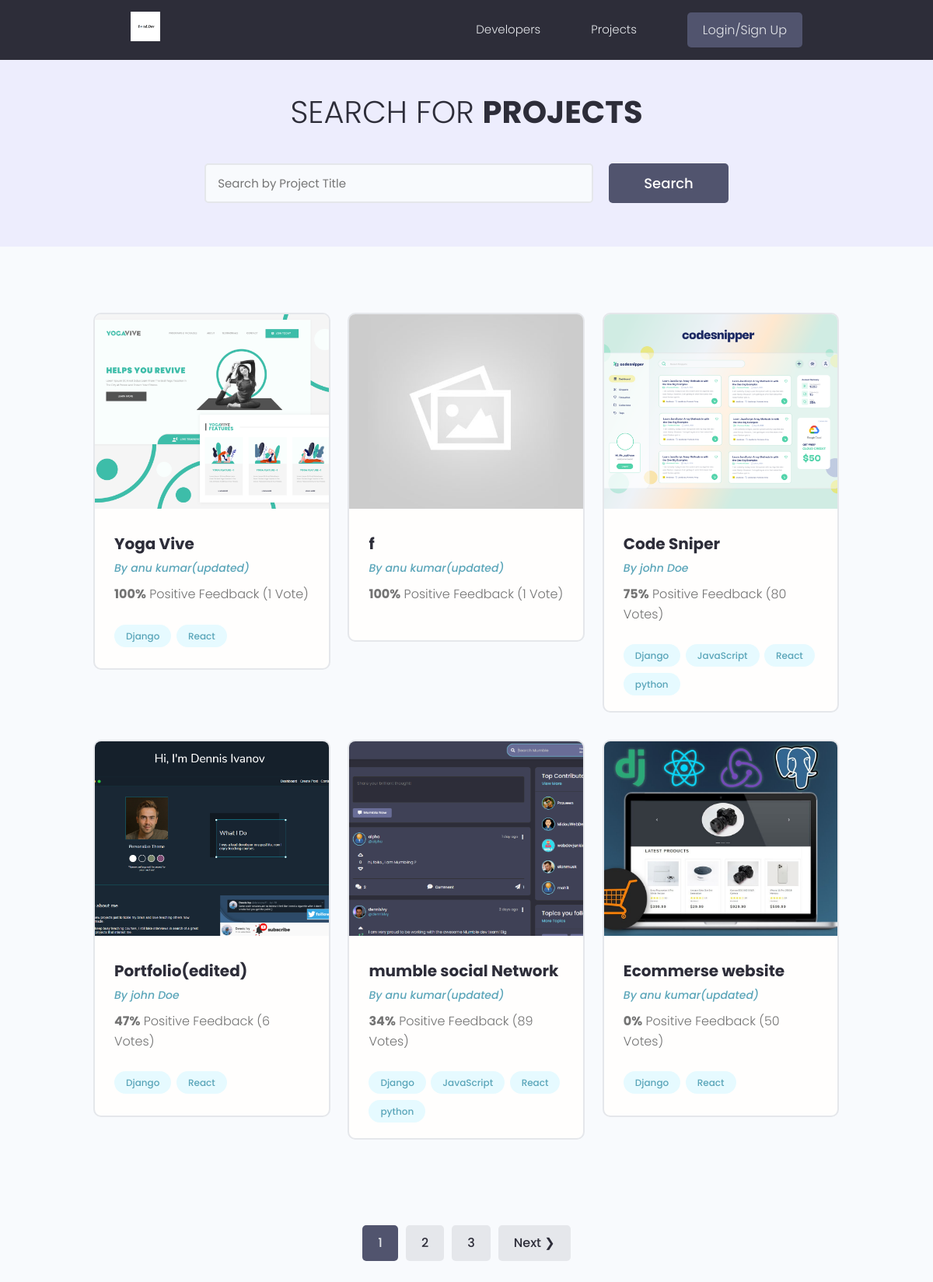
/projects/, run on the app's committed database.
### projects/models.py (models this page shows, shortened)
class Project(models.Model):
    owner =models.ForeignKey(Profiles, null=True , blank= True , on_delete=models.SET_NULL)
    title = models.CharField(max_length=200)
    description = models.TextField(null=True,blank=True)
    featured_image=models.ImageField(null=True,blank=True,default='default.jpg')
    demo_link = models.CharField(max_length=2000 , null=True , blank=True)
    source_link = models.CharField(max_length=2000,null=True,blank=True)
    tags=models.ManyToManyField('Tag',blank=True)
    vote_total = models.IntegerField(default=0 ,null= True,blank=True)
    vote_ratio = models.IntegerField(default=0 ,null= True,blank=True)
    created = models.DateTimeField(auto_now_add=True)
    id = models.UUIDField(default=uuid.uuid4,unique=True,primary_key=True,editable=False)
    class Meta:
        ordering=['-vote_ratio','-vote_total','title']

class Tag(models.Model):
    name= models.CharField(max_length=200)
    created = models.DateTimeField(auto_now_add=True)
    id = models.UUIDField(default=uuid.uuid4,unique=True,
                          primary_key=True,editable=False)
    def __str__(self):
        return self.name

### users/models.py (models this page shows, shortened)
class Profiles(models.Model):
    user = models.OneToOneField(User , on_delete = models.CASCADE ,null= True , blank=True)
    name = models.CharField(max_length=200 , blank=True ,null=True)
    email = models.EmailField(max_length=500 ,blank=True, null=True)
    username = models.CharField(max_length=200 , blank=True ,null=True)
    location = models.CharField(max_length=200 , blank=True ,null=True)
    short_intro = models.CharField(max_length=200 , blank=True ,null=True)
    bio = models.TextField(blank=True, null=True)
    profile_image = models.ImageField(null=True, blank =True ,upload_to ='profiles/',default='profiles/user-default.png')
    social_github = models.CharField(max_length=200,blank=True,null=True)
    social_twitter = models.CharField(max_length=200,blank=True,null=True)
    social_linkdin = models.CharField(max_length=200,blank=True,null=True)
    social_youtube = models.CharField(max_length=200,blank=True,null=True)
    social_website = models.CharField(max_length=200,blank=True,null=True)
    created = models.DateTimeField(auto_now_add=True)
    id = models.UUIDField(default=uuid.uuid4,unique=True,primary_key=True,editable=False)

### projects/views.py (the view)
# urls.py: path('projects/',include('projects.urls')),
def projects(request):
    projects ,search_query = searchProjects(request)
    custom_range , projects = paginateProjects(request,projects,6)
    context ={'projects':projects , 'search_query':search_query,'custom_range':custom_range}
    return render(request,'projects/projects.html', context)

### projects/utils.py (called while the page is built)
def paginateProjects(request , projects,results):
    page = request.GET.get('page')
    paginator = Paginator(projects,results)
    try:
        projects =paginator.page(page)
    except PageNotAnInteger:
        page=1
        projects = paginator.page(page)
    except EmptyPage:
        page  = paginator.num_pages
        projects=paginator.page(page)
    leftIndex = (int(page) - 4)
    if leftIndex <1:
        leftIndex=1
    rightIndex = (int(page) +5)
    if rightIndex > paginator.num_pages:
        rightIndex = paginator.num_pages + 1
    custom_range = range(leftIndex,rightIndex )
    return custom_range , projects

def searchProjects(request):
    search_query = ''
    if request.GET.get('search_query'):
        search_query = request.GET.get('search_query')
    tags = Tag.objects.filter(name__icontains=search_query)
    projects = Project.objects.distinct().filter(
        Q(title__icontains=search_query)|
        Q(description__icontains=search_query)|
        Q(owner__name__icontains=search_query)|
        Q(tags__in=tags)
    )
    return projects , search_query

### projects/templates/projects/projects.html (shortened to what this page needs)
{%extends 'main.html'%}
{%block content%}
  <main class="projects">
    <section class="hero-section text-center">
      <div class="container container--narrow">
        <div class="hero-section__box">
          <h2>Search for <span>Projects</span></h2>
        </div>
        <div class="hero-section__search">
          <form class="form" id="searchForm" action="{% url 'projects' %}" method="get">
            <div class="form__field">
              <input class="input input--text" id="formInput#search" type="text" name="search_query"
                placeholder="Search by Project Title" value="{{search_query}}" />
            </div>
            <input class="btn btn--sub btn--lg" type="submit" value="Search" />
          </form>
        </div>
      </div>
    </section>
    <section class="projectsList">
      <div class="container">
        <div class="grid grid--three">
        {% for project in projects %}
          <div class="column">
            <div class="card project">
              <a href="{% url 'project' project.id %}" class="project">
                <img class="project__thumbnail" src="{{project.featured_image.url}}" alt="project thumbnail" />
                <div class="card__body">
                  <h3 class="project__title">{{project.title}}</h3>
                  <p><a class="project__author" href="{% url 'user-profile' project.owner.id %}">By {{project.owner.name}}</a></p>
                  <p class="project--rating">
                    <span style="font-weight: bold;">{{project.vote_ratio}}%</span> Positive
                    Feedback ({{project.vote_total}} Vote{{project.vote_total|pluralize:"s"}})
                  </p>
                  <div class="project__tags">
                      {% for tag in project.tags.all %}
                    <span class="tag tag--pill tag--main">
                      <small>{{tag}}</small>
                    </span>
                    {% endfor %}
                  </div>
                </div>
              </a>
            </div>
          </div>
          {% endfor %}
        </div>
      </div>
    </section>
{% include 'pagination.html' with queryset=projects custom_range=custom_range %}
  </main>
{%endblock content%}

### static/styles/app.css (style rules this page uses)
:root { --color-sub: #2d2d39; }
.btn--sub { background-color: var(--color-sub-light); }
.card { border: 2px solid var(--color-light); }
img { width: 100%; }
.hero-section { height: 40vh; display: flex; align-items: center; background-color: var(--color-sub); }
.hero-section__box { margin-bottom: 4rem; }
.hero-section__box > h2, .hero-section__box > h2 > span { font-size: 4rem; color: var(--color-light); line-height: 1.3; text-transform: uppercase; }
.hero-section__box > h2 { font-weight: 300; }
.hero-section__box > h2 > span { font-weight: 700; }
.hero-section__search > .form { display: flex; align-items: center; justify-content: center; gap: 2rem; }
.hero-section__search > .form input.input--text { width: 50rem; }
.project__author { font-size: 1.4rem; font-style: italic; }
.project--rating { margin-bottom: 1.6em; margin-top: .5em; }
.projects > .hero-section { background: var(--color-sub-lighter); height: 30vh; }
.projects .hero-section__box { margin-bottom: 2.5rem; }
.projects .hero-section__box > h2 { color: var(--color-sub); }
.projects .hero-section__box > h2 > span { font-weight: 700; color: var(--color-sub); }
.projectsList { margin-top: 8rem; }
.project__thumbnail { height: 25rem; object-fit: cover; object-position: top center; }
.project__title { font-size: 2rem; font-weight: 700; color: var(--color-sub); }

### static/uikit/styles/modules/_variables.css (style rules this page uses)
:root { --color-main: #5aa5b9; --color-main-light: #e6faff; --color-sub: #3f4156; --color-sub-light: #51546e; --color-sub-lighter: #ededfd; --color-text: #737373; --color-gray: #8b8b8b; --color-light: #e5e7eb; --color-light-gray: #767676; --color-bg: #f8fafd; --color-white: #fffefd; --color-white-light: #f3f3f3; --color-success: #359e64; --color-success-bg: #def8e8; --color-error: #fc4b0b; --color-error-bg: #fff2ee; --font-base: 'Poppins', arial, helvetica, 'Segoe UI', roboto, ubuntu, sans-serif; --font-monospace: 'Fira Code', 'Courier New', courier, monospace; --font-regular: 300; --font-medium: 500; --font-bold: 700; --generic-shadow: 1px 1px 5px #00000010; --generic-transition: all 0.3s ease-in-out; }

### static/uikit/styles/modules/_base.css (style rules this page uses)
* { margin: 0; padding: 0; box-sizing: border-box; text-rendering: optimizeLegibility; color: inherit; font-size: inherit; }
html { font-size: 50%; }
@media only screen and (min-width: 480px) { html { font-size: 56.25%; } }
@media only screen and (min-width: 1200px) { html { font-size: 62.5%; } }
body { line-height: 1.6; font-weight: 400; font-size: 1.5rem; color: var(--color-text); background-color: var(--color-bg); min-height: 100vh; }

### static/uikit/styles/modules/_typography.css (style rules this page uses)
* { font-family: var(--font-base); }
h2 { font-size: 3.6rem; font-weight: var(--font-bold); }
h3 { font-size: 3.2rem; font-weight: var(--font-medium); }
p, span, strong { font-size: 1.6rem; color: var(--color-text); font-weight: var(--font-regular); }
a { padding-bottom: 2px; text-decoration: none; display: inline-block; color: var(--color-main); font-weight: var(--font-medium); }

### static/uikit/styles/modules/_utilities.css (style rules this page uses)
.container { width: 92%; max-width: 165rem; margin: 0 auto; box-sizing: border-box; }
.container--narrow { width: 92%; max-width: 120rem; }
@media screen and (min-width: 1000px) { .container { width: 90%; } }
@media screen and (min-width: 1000px) { .container--narrow { width: 85%; } }
@media screen and (min-width: 1200px) { .container { width: 80%; } }
@media screen and (min-width: 1200px) { .container--narrow { width: 72%; } }
.text-center { text-align: center; }

### static/uikit/styles/modules/_button.css (style rules this page uses)
.btn { display: inline-block; position: relative; cursor: pointer; background-color: var(--color-light); font-weight: var(--font-medium); color: var(--color-sub); text-decoration: none; padding: 1rem 2rem; border-radius: 0.5rem; border: none; width: -webkit-fit-content; width: -moz-fit-content; width: fit-content; height: -webkit-fit-content; height: -moz-fit-content; height: fit-content; font-size: 1.6rem; outline-width: 0; outline-color: transparent; -webkit-backface-visibility: hidden; backface-visibility: hidden; transition: all 0.3s ease-in-out; }
.btn--sub { background-color: var(--color-sub); color: var(--color-white); }
.btn--lg { font-size: 1.8rem; padding: 1.2rem 4.5rem; }

### static/uikit/styles/modules/_card.css (style rules this page uses)
.card { border-radius: 1rem; background-color: var(--color-white); border: 1.5px solid var(--color-light); width: auto; height: auto; margin-top: 0.5rem; margin-bottom: 0.5rem; overflow: hidden; }
.card__body, .card__header { padding: 2rem 2.5rem; }

### data on the page
Project: featured_image (picture), title "Yoga Vive", owner.name "anu kumar(updated)", vote_ratio "100", vote_total "1"
Tag: name "Django"
Tag: name "React"
Project: featured_image (placeholder picture), title "f", owner.name "anu kumar(updated)", vote_ratio "100", vote_total "1"
Project: featured_image (picture), title "Code Sniper", owner.name "john Doe", vote_ratio "75", vote_total "80"
Tag: name "JavaScript"
Tag: name "python"
Project: featured_image (picture), title "Portfolio(edited)", owner.name "john Doe", vote_ratio "47", vote_total "6"
Project: featured_image (picture), title "mumble social Network", owner.name "anu kumar(updated)", vote_ratio "34", vote_total "89"
Project: featured_image (picture), title "Ecommerse website", owner.name "anu kumar(updated)", vote_ratio "0", vote_total "50"

### other printed values
{{ page }} "1"
{{ page }} "2" "3"
